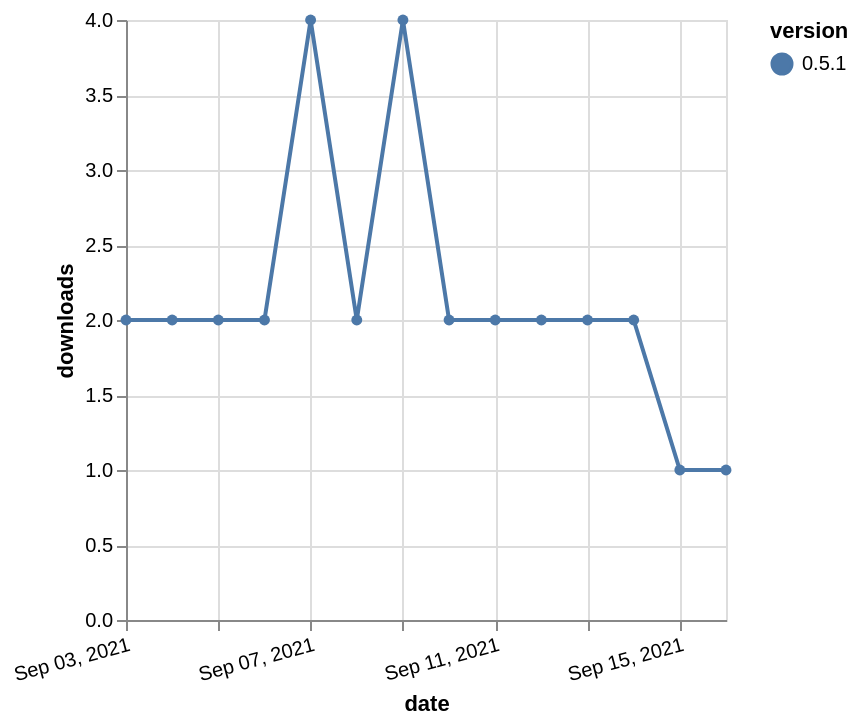

Express this chart as Vega-Lite.
### Vega-Lite specification from a JSON file in a GitHub repository (floating-point values rounded to 4 significant figures)
{"$schema": "https://vega.github.io/schema/vega-lite/v5.json", "description": "A simple bar chart with embedded data.", "data": {"values": [{"date": "2021-09-03", "total": 2668, "delta": 2, "version": "0.5.1"}, {"date": "2021-09-04", "total": 2670, "delta": 2, "version": "0.5.1"}, {"date": "2021-09-05", "total": 2672, "delta": 2, "version": "0.5.1"}, {"date": "2021-09-06", "total": 2674, "delta": 2, "version": "0.5.1"}, {"date": "2021-09-07", "total": 2678, "delta": 4, "version": "0.5.1"}, {"date": "2021-09-08", "total": 2680, "delta": 2, "version": "0.5.1"}, {"date": "2021-09-09", "total": 2684, "delta": 4, "version": "0.5.1"}, {"date": "2021-09-10", "total": 2686, "delta": 2, "version": "0.5.1"}, {"date": "2021-09-11", "total": 2688, "delta": 2, "version": "0.5.1"}, {"date": "2021-09-12", "total": 2690, "delta": 2, "version": "0.5.1"}, {"date": "2021-09-13", "total": 2692, "delta": 2, "version": "0.5.1"}, {"date": "2021-09-14", "total": 2694, "delta": 2, "version": "0.5.1"}, {"date": "2021-09-15", "total": 2695, "delta": 1, "version": "0.5.1"}, {"date": "2021-09-16", "total": 2696, "delta": 1, "version": "0.5.1"}]}, "width": "container", "mark": {"type": "line", "point": {"filled": true}}, "encoding": {"x": {"field": "date", "type": "temporal", "timeUnit": "yearmonthdate", "title": "date", "axis": {"labelAngle": -15}}, "y": {"field": "delta", "type": "quantitative", "title": "downloads"}, "color": {"field": "version", "type": "nominal"}, "tooltip": {"field": "delta"}}}
